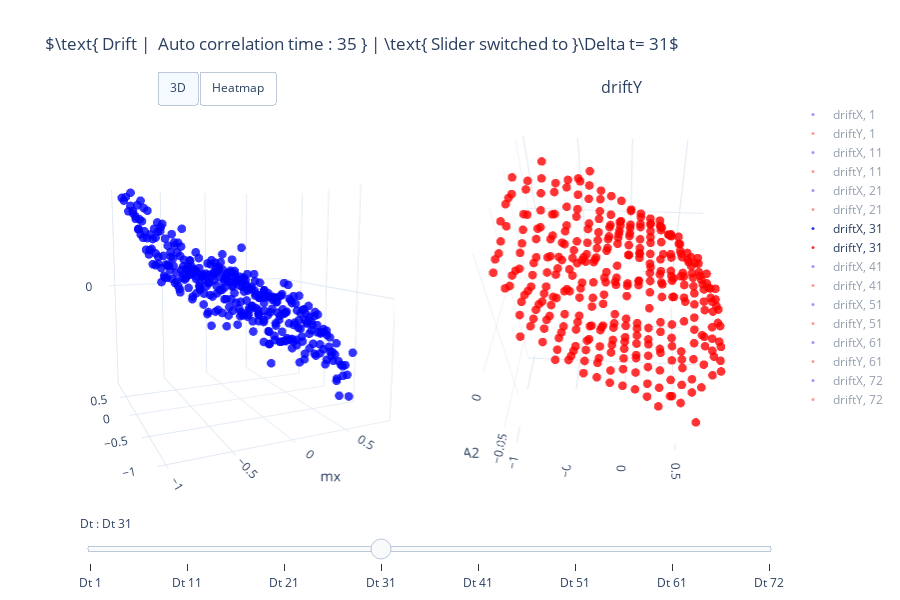

This figure's notebook cell:
### Code cell
ch.drift()

### Figure 1 — Plotly figure (JSON) as saved in the notebook; plotly's stock layout.template omitted (floating-point values rounded to 4 significant figures; data arrays with more than 128 entries replaced by an {"elided": "..."} marker saying what was removed)
{"data": [{"marker": {"color": "blue", "size": 3}, "mode": "markers", "name": "driftX, 1", "opacity": 0.8, "scene": "scene", "type": "scatter3d", "visible": "legendonly", "x": {"elided": "400 float values"}, "y": {"elided": "400 float values"}, "z": {"elided": "400 float values"}}, {"marker": {"color": "red", "size": 3}, "mode": "markers", "name": "driftY, 1", "opacity": 0.8, "scene": "scene2", "type": "scatter3d", "visible": "legendonly", "x": {"elided": "400 float values"}, "y": {"elided": "400 float values"}, "z": {"elided": "400 float values"}}, {"marker": {"color": "blue", "size": 3}, "mode": "markers", "name": "driftX, 11", "opacity": 0.8, "scene": "scene", "type": "scatter3d", "visible": "legendonly", "x": {"elided": "400 float values"}, "y": {"elided": "400 float values"}, "z": {"elided": "400 float values"}}, {"marker": {"color": "red", "size": 3}, "mode": "markers", "name": "driftY, 11", "opacity": 0.8, "scene": "scene2", "type": "scatter3d", "visible": "legendonly", "x": {"elided": "400 float values"}, "y": {"elided": "400 float values"}, "z": {"elided": "400 float values"}}, {"marker": {"color": "blue", "size": 3}, "mode": "markers", "name": "driftX, 21", "opacity": 0.8, "scene": "scene", "type": "scatter3d", "visible": "legendonly", "x": {"elided": "400 float values"}, "y": {"elided": "400 float values"}, "z": {"elided": "400 float values"}}, {"marker": {"color": "red", "size": 3}, "mode": "markers", "name": "driftY, 21", "opacity": 0.8, "scene": "scene2", "type": "scatter3d", "visible": "legendonly", "x": {"elided": "400 float values"}, "y": {"elided": "400 float values"}, "z": {"elided": "400 float values"}}, {"marker": {"color": "blue", "size": 3}, "mode": "markers", "name": "driftX, 31", "opacity": 0.8, "scene": "scene", "type": "scatter3d", "visible": true, "x": {"elided": "400 float values"}, "y": {"elided": "400 float values"}, "z": {"elided": "400 float values"}}, {"marker": {"color": "red", "size": 3}, "mode": "markers", "name": "driftY, 31", "opacity": 0.8, "scene": "scene2", "type": "scatter3d", "visible": true, "x": {"elided": "400 float values"}, "y": {"elided": "400 float values"}, "z": {"elided": "400 float values"}}, {"marker": {"color": "blue", "size": 3}, "mode": "markers", "name": "driftX, 41", "opacity": 0.8, "scene": "scene", "type": "scatter3d", "visible": "legendonly", "x": {"elided": "400 float values"}, "y": {"elided": "400 float values"}, "z": {"elided": "400 float values"}}, {"marker": {"color": "red", "size": 3}, "mode": "markers", "name": "driftY, 41", "opacity": 0.8, "scene": "scene2", "type": "scatter3d", "visible": "legendonly", "x": {"elided": "400 float values"}, "y": {"elided": "400 float values"}, "z": {"elided": "400 float values"}}, {"marker": {"color": "blue", "size": 3}, "mode": "markers", "name": "driftX, 51", "opacity": 0.8, "scene": "scene", "type": "scatter3d", "visible": "legendonly", "x": {"elided": "400 float values"}, "y": {"elided": "400 float values"}, "z": {"elided": "400 float values"}}, {"marker": {"color": "red", "size": 3}, "mode": "markers", "name": "driftY, 51", "opacity": 0.8, "scene": "scene2", "type": "scatter3d", "visible": "legendonly", "x": {"elided": "400 float values"}, "y": {"elided": "400 float values"}, "z": {"elided": "400 float values"}}, {"marker": {"color": "blue", "size": 3}, "mode": "markers", "name": "driftX, 61", "opacity": 0.8, "scene": "scene", "type": "scatter3d", "visible": "legendonly", "x": {"elided": "400 float values"}, "y": {"elided": "400 float values"}, "z": {"elided": "400 float values"}}, {"marker": {"color": "red", "size": 3}, "mode": "markers", "name": "driftY, 61", "opacity": 0.8, "scene": "scene2", "type": "scatter3d", "visible": "legendonly", "x": {"elided": "400 float values"}, "y": {"elided": "400 float values"}, "z": {"elided": "400 float values"}}, {"marker": {"color": "blue", "size": 3}, "mode": "markers", "name": "driftX, 72", "opacity": 0.8, "scene": "scene", "type": "scatter3d", "visible": "legendonly", "x": {"elided": "400 float values"}, "y": {"elided": "400 float values"}, "z": {"elided": "400 float values"}}, {"marker": {"color": "red", "size": 3}, "mode": "markers", "name": "driftY, 72", "opacity": 0.8, "scene": "scene2", "type": "scatter3d", "visible": "legendonly", "x": {"elided": "400 float values"}, "y": {"elided": "400 float values"}, "z": {"elided": "400 float values"}}], "layout": {"annotations": [{"font": {"size": 16}, "showarrow": false, "text": "driftX", "x": 0.225, "xanchor": "center", "xref": "paper", "y": 1, "yanchor": "bottom", "yref": "paper"}, {"font": {"size": 16}, "showarrow": false, "text": "driftY", "x": 0.775, "xanchor": "center", "xref": "paper", "y": 1, "yanchor": "bottom", "yref": "paper"}], "autosize": true, "height": 600, "scene": {"aspectmode": "cube", "aspectratio": {"x": 1, "y": 1, "z": 1}, "camera": {"center": {"x": 0, "y": 0, "z": 0}, "eye": {"x": -0.8528, "y": -1.97, "z": 0.2852}, "projection": {"type": "perspective"}, "up": {"x": 0, "y": 0, "z": 1}}, "domain": {"x": [0, 0.45], "y": [0, 1]}, "xaxis": {"showbackground": true, "title": {"text": "mx"}, "type": "linear"}, "yaxis": {"showbackground": true, "title": {"text": "my"}, "type": "linear"}, "zaxis": {"showbackground": true, "title": {"text": "A1"}, "type": "linear"}}, "scene2": {"aspectmode": "auto", "aspectratio": {"x": 1, "y": 1, "z": 1}, "camera": {"center": {"x": 0, "y": 0, "z": 0}, "eye": {"x": 1.436, "y": 0.06788, "z": 1.619}, "projection": {"type": "perspective"}, "up": {"x": 0, "y": 0, "z": 1}}, "domain": {"x": [0.55, 1], "y": [0, 1]}, "xaxis": {"showbackground": true, "title": {"text": "mx"}, "type": "linear"}, "yaxis": {"showbackground": true, "title": {"text": "my"}, "type": "linear"}, "zaxis": {"showbackground": true, "title": {"text": "A2"}, "type": "linear"}}, "sliders": [{"active": 3, "currentvalue": {"prefix": "Dt : "}, "steps": [{"args": [{"visible": [true, true, "legendonly", "legendonly", "legendonly", "legendonly", "legendonly", "legendonly", "legendonly", "legendonly", "legendonly", "legendonly", "legendonly", "legendonly", "legendonly", "legendonly"]}, {"title": "$\\text{ Drift |  Auto correlation time : 35 } | \\text{ Slider switched to }\\Delta t= 1$"}], "label": "Dt 1", "method": "update"}, {"args": [{"visible": ["legendonly", "legendonly", true, true, "legendonly", "legendonly", "legendonly", "legendonly", "legendonly", "legendonly", "legendonly", "legendonly", "legendonly", "legendonly", "legendonly", "legendonly"]}, {"title": "$\\text{ Drift |  Auto correlation time : 35 } | \\text{ Slider switched to }\\Delta t= 11$"}], "label": "Dt 11", "method": "update"}, {"args": [{"visible": ["legendonly", "legendonly", "legendonly", "legendonly", true, true, "legendonly", "legendonly", "legendonly", "legendonly", "legendonly", "legendonly", "legendonly", "legendonly", "legendonly", "legendonly"]}, {"title": "$\\text{ Drift |  Auto correlation time : 35 } | \\text{ Slider switched to }\\Delta t= 21$"}], "label": "Dt 21", "method": "update"}, {"args": [{"visible": ["legendonly", "legendonly", "legendonly", "legendonly", "legendonly", "legendonly", true, true, "legendonly", "legendonly", "legendonly", "legendonly", "legendonly", "legendonly", "legendonly", "legendonly"]}, {"title": "$\\text{ Drift |  Auto correlation time : 35 } | \\text{ Slider switched to }\\Delta t= 31$"}], "label": "Dt 31", "method": "update"}, {"args": [{"visible": ["legendonly", "legendonly", "legendonly", "legendonly", "legendonly", "legendonly", "legendonly", "legendonly", true, true, "legendonly", "legendonly", "legendonly", "legendonly", "legendonly", "legendonly"]}, {"title": "$\\text{ Drift |  Auto correlation time : 35 } | \\text{ Slider switched to }\\Delta t= 41$"}], "label": "Dt 41", "method": "update"}, {"args": [{"visible": ["legendonly", "legendonly", "legendonly", "legendonly", "legendonly", "legendonly", "legendonly", "legendonly", "legendonly", "legendonly", true, true, "legendonly", "legendonly", "legendonly", "legendonly"]}, {"title": "$\\text{ Drift |  Auto correlation time : 35 } | \\text{ Slider switched to }\\Delta t= 51$"}], "label": "Dt 51", "method": "update"}, {"args": [{"visible": ["legendonly", "legendonly", "legendonly", "legendonly", "legendonly", "legendonly", "legendonly", "legendonly", "legendonly", "legendonly", "legendonly", "legendonly", true, true, "legendonly", "legendonly"]}, {"title": "$\\text{ Drift |  Auto correlation time : 35 } | \\text{ Slider switched to }\\Delta t= 61$"}], "label": "Dt 61", "method": "update"}, {"args": [{"visible": ["legendonly", "legendonly", "legendonly", "legendonly", "legendonly", "legendonly", "legendonly", "legendonly", "legendonly", "legendonly", "legendonly", "legendonly", "legendonly", "legendonly", true, true]}, {"title": "$\\text{ Drift |  Auto correlation time : 35 } | \\text{ Slider switched to }\\Delta t= 72$"}], "label": "Dt 72", "method": "update"}]}], "title": {"text": "$\\text{ Drift |  Auto correlation time : 35 } | \\text{ Slider switched to }\\Delta t= 31$"}, "updatemenus": [{"buttons": [{"args": [{"type": ["scatter3d", "scatter3d"]}], "label": "3D", "method": "restyle"}, {"args": [{"type": ["heatmap", "heatmap"]}], "label": "Heatmap", "method": "restyle"}], "direction": "left", "pad": {"r": 10, "t": 10}, "showactive": true, "type": "buttons", "x": 0.11, "xanchor": "left", "y": 1.1, "yanchor": "top"}], "width": 900}}
